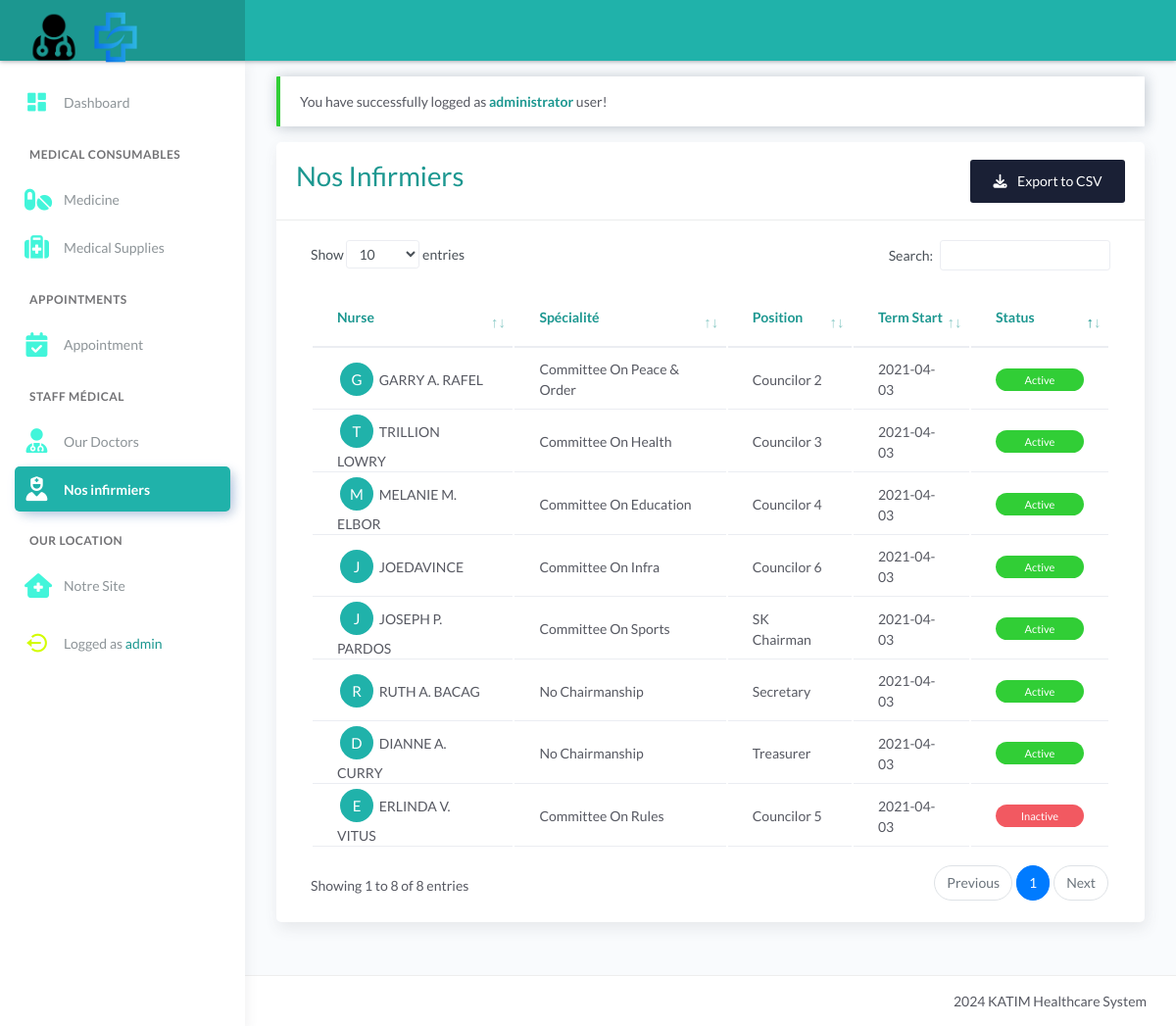
Screenshot of /nurse.php (signed in) with the database file from the repository.
### tables this page shows
CREATE TABLE `tbl_officials` (
  `id` int(11) NOT NULL AUTO_INCREMENT,
  `name` varchar(50) DEFAULT NULL,
  `chairmanship` varchar(50) DEFAULT NULL,
  `position` varchar(50) DEFAULT NULL,
  `termstart` date DEFAULT NULL,
  `termend` date DEFAULT NULL,
  `status` varchar(20) DEFAULT NULL,
  PRIMARY KEY (`id`)
);

CREATE TABLE `tbl_chairmanship` (
  `id` int(11) NOT NULL AUTO_INCREMENT,
  `title` varchar(100) DEFAULT NULL,
  PRIMARY KEY (`id`)
);

CREATE TABLE `tbl_position` (
  `id` int(11) NOT NULL AUTO_INCREMENT,
  `position` varchar(50) DEFAULT NULL,
  `order` int(11) DEFAULT NULL,
  PRIMARY KEY (`id`)
);

### nurse.php (the view, shortened to what this page needs)
<?php include 'server/server.php' ?>
<?php
	$query = "SELECT o.name     AS 'official',
					c.title     AS 'chairmanship',
					p.position  AS 'position',
					o.termstart AS 'term_start',
					o.status 	AS 'status',
					p.order 	AS 'rank_order'
FROM tbl_officials o LEFT JOIN tbl_chairmanship c
				   		    ON o.chairmanship = c.id
		  			 LEFT JOIN tbl_position p
			  			    ON o.position = p.id";
    $result = $conn->query($query);
    $officials = array();
	while($row = $result->fetch_assoc()){
		$officials[] = $row;
	}
?>
<!DOCTYPE html>
<html lang="en">
<head>
	<?php include 'templates/header.php' ?>
</head>
<body>
	<div class="wrapper">
		<?php include 'templates/main-header.php' ?>
		<?php include 'templates/sidebar.php' ?>
		<div class="main-panel">
			<div class="content">
				<div class="page-inner">
					<div class="row mt--2">
						<div class="col-md-12">
							<?php if(isset($_SESSION['message'])): ?>
								<div class="alert alert-<?= $_SESSION['success']; ?> <?= $_SESSION['success']=='danger' ? 'bg-danger text-light' : null ?>" role="alert">
									<?php echo $_SESSION['message']; ?>
								</div>
							<?php endif ?>
							<div class="card">
								<div class="card-header">
									<div class="card-head-row">
										<div class="card-title text-primary">
											<h1>Nos Infirmiers</h1>
										</div>
										<?php if(isset($_SESSION['username']) && $_SESSION['role']!='resident'): ?>
										<div class="card-tools">
											<button onclick="Export()" class="btn btn-default btn-default">
												<i class="fa fa-download mr-2"></i>
												Export to CSV
											</button>
										</div>
										<?php endif?>
									</div>
								</div>
								<div class="card-body">
									<div class="table-responsive">
										<table id="officials" class="display table">
											<thead>
												<tr class="text-primary">
														<th scope="col">Nurse</th>
														<th scope="col">Spécialité</th>
														<th scope="col">Position</th>
														<th scope="col">Term Start</th>
														<th scope="col">Status</th>
												</tr>
											</thead>
											<tbody>
												<?php foreach($officials as $row): ?>
													<tr>
														<td>
															<div class="avatar avatar-sm">
																<span class="avatar-title rounded-circle border border-white" style="background-color: lightseagreen"><?= ucwords($row['official'][0]) ?></span>
															</div>
															<?= ucwords($row['official']) ?>
														</td>
														<td><?= ucwords($row['chairmanship']) ?></td>
														<td><?= ucwords($row['position']) ?></td>
														<td><?= ucwords($row['term_start']) ?></td>
														<td>
															<?php if($row['status']=='Active'): ?>
																<span class="badge badge-success" style="width:90px;">Active</span>
															<?php else: ?>
																<span class="badge badge-danger" style="width:90px;">Inactive</span>
															<?php endif ?>
														</td>
													</tr>
												<?php endforeach ?>
											</tbody>
										</table>
									</div>
								</div>
							</div>
						</div>
					</div>
				</div>
			</div>
			<?php include 'templates/main-footer.php' ?>
		</div>
	</div>
</body>
</html>

### nurse.php (style rules this page uses)
.text-primary, .text-primary a { color: #1c9790 !important; }

### rows the page displays
tbl_officials: name "G", name "GARRY A. RAFEL", tbl_chairmanship.title "Committee On Peace & Order", tbl_position.position "Councilor 2", termstart "2021-04-03", status "Active"
tbl_officials: name "T", name "TRILLION LOWRY", tbl_chairmanship.title "Committee On Health", tbl_position.position "Councilor 3", termstart "2021-04-03", status "Active"
tbl_officials: name "M", name "MELANIE M. ELBOR", tbl_chairmanship.title "Committee On Education", tbl_position.position "Councilor 4", termstart "2021-04-03", status "Active"
tbl_officials: name "E", name "ERLINDA V. VITUS", tbl_chairmanship.title "Committee On Rules", tbl_position.position "Councilor 5", termstart "2021-04-03", status "Inactive"
tbl_officials: name "J", name "JOEDAVINCE", tbl_chairmanship.title "Committee On Infra", tbl_position.position "Councilor 6", termstart "2021-04-03", status "Active"
tbl_officials: name "J", name "JOSEPH P. PARDOS", tbl_chairmanship.title "Committee On Sports", tbl_position.position "SK Chairman", termstart "2021-04-03", status "Active"
tbl_officials: name "R", name "RUTH A. BACAG", tbl_chairmanship.title "No Chairmanship", tbl_position.position "Secretary", termstart "2021-04-03", status "Active"
tbl_officials: name "D", name "DIANNE A. CURRY", tbl_chairmanship.title "No Chairmanship", tbl_position.position "Treasurer", termstart "2021-04-03", status "Active"

### other values shown
$_SESSION['username'] "admin"
$_SESSION['message'] "You have successfully logged as administrator user!"
